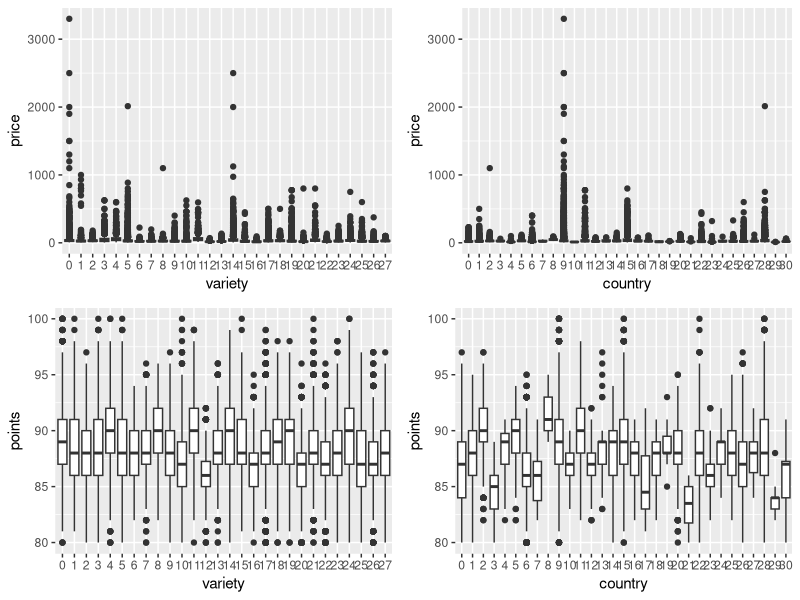
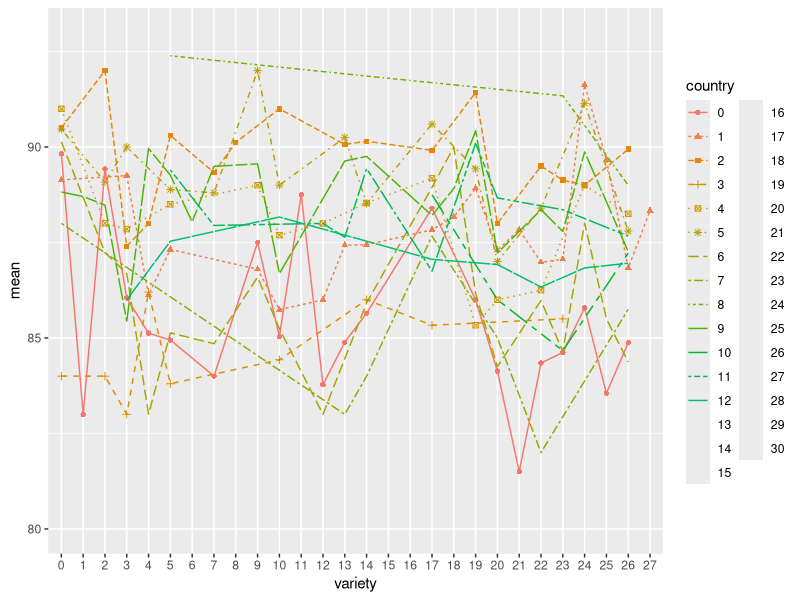

These figures' R source, in order: (Note: this script raises an error after producing the figures.)
w_df <- read.csv('w_df_x_y_encoded.csv')
w_df$country <- factor(w_df$country)
w_df$variety <- factor(w_df$variety)
library('tidyverse')
library('gridExtra')
var_pri <- w_df %>% ggplot(aes(variety, price)) + geom_boxplot()
cou_pri <- w_df %>% ggplot(aes(country, price)) + geom_boxplot()
var_poi <- w_df %>% ggplot(aes(variety, points)) + geom_boxplot()
cou_poi <- w_df %>% ggplot(aes(country, points)) + geom_boxplot()

grid.arrange(var_pri, cou_pri,var_poi, cou_poi, nrow=2, ncol=2)
# 와인품종/가격, 제조국가/가격, 와인품종/점수, 제조국가/점수 box plot

pri_var_lm <- lm(price ~ variety, data=w_df)
summary(pri_var_lm)
# Multiple R-squared:  0.06229,	Adjusted R-squared:  0.06204
# variety 변수가 price 변수를 약 6% 설명
pri_cou_lm <- lm(price ~ country, data=w_df)
summary(pri_cou_lm)
# Multiple R-squared:  0.02353,	Adjusted R-squared:  0.02324
# country 변수가 price 변수를 약 2% 설명

poi_var_lm <- lm(points ~ variety, data=w_df)
summary(poi_var_lm)
# Multiple R-squared:  0.07302,	Adjusted R-squared:  0.07278 
# variety 변수가 price 변수를 약 7% 설명
poi_cou_lm <- lm(points ~ country, data=w_df)
summary(poi_cou_lm)
# Multiple R-squared:  0.0535,	Adjusted R-squared:  0.05322 
# country 변수가 price 변수를 약 5% 설명


# 위의 수치들로 미루어보아 선형모델을 이용하여 country, variety로 price/points 를 설명하기 어렵다.

# two - way anova model 을 사용하여 분산분석을 실행.



w_df_2 <- w_df %>% group_by(variety, country)%>% summarise(mean=mean(points),sd=sd(points))
w_df_2


ggplot(data=w_df_2, aes(x=variety,y=mean))+
    geom_point(aes(col=country,shape=country))+ 
    geom_line(aes(group=country,col=country,lty=country))


fit<-aov(points~country*variety,data=w_df) 
summary(fit)


fit_2 <- aov(points~country+variety,data=w_df) 
summary(fit_2)



interaction.plot(x.factor=w_df$country,trace.factor=w_df$variety,response=w_df$points,
                 fun=mean, type="b",pch=c(2,4),col=c(2,4),xlab="country",ylab="Mean of points")

# 범주형 x 값이 너무 많으므로 country 를 preprocessing 에서 나누었던 in_worldmap으로 대체 하였음.

w_df_anova <- read.csv('w_df_anova_encoded.csv')
w_df_anova
w_df_anova$in_worldmap <- factor(w_df_anova$in_worldmap)
w_df_anova$variety <- factor(w_df_anova$variety)

# 변경한 데이터셋으로 다시 two-way anova
# 유의미한 분석값이 나오기는 어려움.

w_df_anova_2 <- w_df_anova %>% group_by(variety, in_worldmap)%>% summarise(mean=mean(points),sd=sd(points))
w_df_anova_2

ggplot(data=w_df_anova_2, aes(x=variety,y=mean))+
    geom_point(aes(col=in_worldmap,shape=in_worldmap))+ 
    geom_line(aes(group=in_worldmap,col=in_worldmap,lty=in_worldmap))

fit_anova_1 <- aov(points~in_worldmap*variety,data=w_df_anova)
summary(fit_anova_1)

fit_anova_2 <- aov(points~in_worldmap+variety,data=w_df_anova) 
summary(fit_anova_2)

